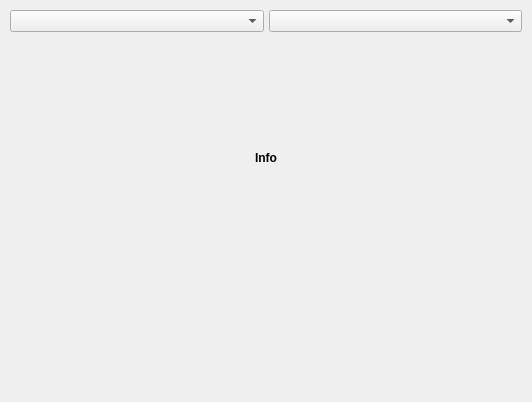
<?xml version="1.0" encoding="UTF-8"?>
<ui version="4.0">
 <class>Dialog</class>
 <widget class="QWidget" name="widget">
  <property name="geometry">
   <rect>
    <x>0</x>
    <y>0</y>
    <width>532</width>
    <height>402</height>
   </rect>
  </property>
  <property name="windowTitle">
   <string>Derived Component Editor</string>
  </property>
      <layout class="QVBoxLayout" name="verticalLayout_3">
       <property name="spacing">
        <number>5</number>
       </property>
       <property name="leftMargin">
        <number>10</number>
       </property>
       <property name="topMargin">
        <number>10</number>
       </property>
       <property name="rightMargin">
        <number>10</number>
       </property>
       <property name="bottomMargin">
        <number>10</number>
       </property>
       <item>
        <layout class="QHBoxLayout" name="horizontalLayout_2">
         <item>
          <widget class="QComboBox" name="combosel_category"/>
         </item>
         <item>
          <widget class="QComboBox" name="combosel_function"/>
         </item>
        </layout>
       </item>
       <item>
        <spacer name="verticalSpacer_4">
         <property name="orientation">
          <enum>Qt::Vertical</enum>
         </property>
         <property name="sizeHint" stdset="0">
          <size>
           <width>20</width>
           <height>40</height>
          </size>
         </property>
        </spacer>
       </item>
       <item>
        <widget class="QLabel" name="label_info">
         <property name="font">
          <font>
           <weight>75</weight>
           <bold>true</bold>
          </font>
         </property>
         <property name="text">
          <string>Info</string>
         </property>
         <property name="alignment">
          <set>Qt::AlignCenter</set>
         </property>
        </widget>
       </item>
       <item>
        <spacer name="verticalSpacer_3">
         <property name="orientation">
          <enum>Qt::Vertical</enum>
         </property>
         <property name="sizeHint" stdset="0">
          <size>
           <width>20</width>
           <height>40</height>
          </size>
         </property>
        </spacer>
       </item>
       <item>
        <layout class="QGridLayout" name="layout_inout"/>
       </item>
       <item>
        <spacer name="verticalSpacer_2">
         <property name="orientation">
          <enum>Qt::Vertical</enum>
         </property>
         <property name="sizeHint" stdset="0">
          <size>
           <width>20</width>
           <height>40</height>
          </size>
         </property>
        </spacer>
       </item>
      </layout>
 </widget>
 <customwidgets>
  <customwidget>
   <class>ColorizedCompletionTextEdit</class>
   <extends>QTextEdit</extends>
   <header>glue.dialogs.component_manager.qt.equation_editor</header>
  </customwidget>
 </customwidgets>
 <resources/>
 <connections/>
</ui>
